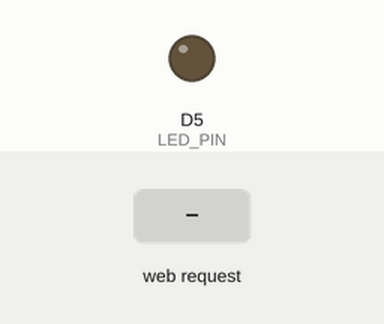
A sketch run on a simulated ESP8266 (NodeMCU). Parts: output pins drawn as LEDs (lit = HIGH). The inputs (shaded band) are chosen by the test bench. WiFi joins after 1.5 s; servers stay silent unless stated; what the sketch prints to the serial monitor is not drawn.

Above: at 2.7 s.
2.8 s: HTTP request GET /LED=ON received
At 3.9 s:
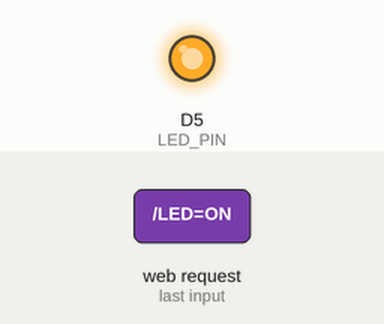
4.3 s: HTTP request GET /LED=OFF received
At 5.1 s:
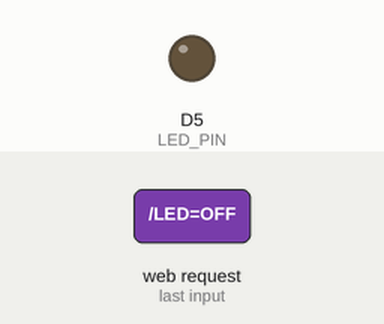
Timing chart, 0 to 7.3 s (numbered marks = the images above; inputs shaded):
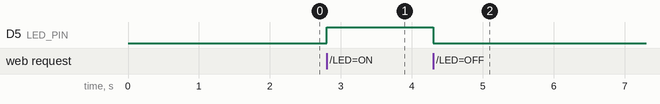

Measured:
- after the input at 2.8 s, D5 (LED_PIN): LOW → HIGH at once
- after the input at 4.3 s, D5 (LED_PIN): HIGH → LOW at once

The sketch:

server.ino
```cpp
#include <ESP8266WiFi.h>

long BR = 9600;
const char* SSID = "BLSB13714";
const char* PASSWORD = "PHWPQH6023";
const int LED_PIN = D5;
int ledState = LOW;

WiFiServer server(80);

void setup() {
  pinMode(LED_PIN, OUTPUT);
  digitalWrite(LED_PIN, LOW);

  Serial.begin(BR);
  WiFi.begin(SSID, PASSWORD);

  // WiFi.status() != 3
  while(WiFi.status() != WL_CONNECTED) {
    delay(500);
    Serial.print(".");
  }
  Serial.println("Controller has connected to WLAN.");
  server.begin();
  Serial.println("Server started at port 80.");

  Serial.print("URL = http://");
  Serial.print(WiFi.localIP());
  Serial.println("/");
}

void loop() {
  // Check server availability
  WiFiClient client = server.available();
  if(!client) return;

  // Wait until client send data
  while(!client.available()) delay(1);

  String req = client.readStringUntil('\r');
  Serial.println(req);

  // Remove printed data;
  client.flush();

  // Check req
  if (req.indexOf("/LED=ON") != -1) {
    digitalWrite(LED_PIN, HIGH);
    ledState = HIGH;
  }
  if (req.indexOf("/LED=OFF") != -1) {
    digitalWrite(LED_PIN, LOW);
    ledState = LOW;
  }
  client.println("HTTP/1.1 200 OK");
  client.println("Content-Type: text/html");
  client.println("");

  String html = "<html>\n<head>\n<meta charset='utf-8'/>\n<title>ESP8266 Landing Page</title>\n</head>\n<body>\n<p>Welcome to ESP8266</p>\nLED status: ";
  client.println(html);
  if (ledState == HIGH) {
    client.println("ON<br/><br/>");
  } else {
    client.println("OFF<br/><br/>");
  }

  String html2 = "<a href='/LED=ON/'><button>TURN ON</button></a>\n<a href='/LED=OFF/'><button>TURN OFF</button></a>\n</body>\n</html>";
  client.println(html2);
  delay(1);
}
```
